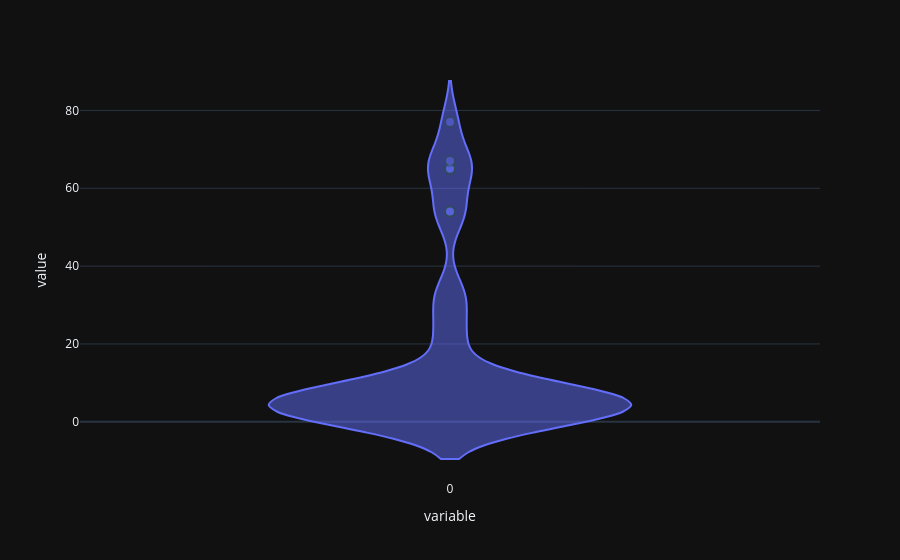

Here is the notebook cell this chart was saved with:
### Code cell
fig=px.violin(var_list1,template="plotly_dark")
fig.update_traces(marker=dict(size=10, line=dict(width=2, color='DarkSlateGrey'),opacity=0.5))

### Figure 1 — Plotly figure (JSON) as saved in the notebook; plotly's stock layout.template omitted (floating-point values rounded to 4 significant figures)
{"data": [{"alignmentgroup": "True", "box": {"visible": false}, "hovertemplate": "variable=%{x}<br>value=%{y}<extra></extra>", "legendgroup": "", "marker": {"color": "#636efa", "line": {"color": "DarkSlateGrey", "width": 2}, "opacity": 0.5, "size": 10}, "name": "", "offsetgroup": "", "orientation": "v", "scalegroup": "True", "showlegend": false, "type": "violin", "x": ["0", "0", "0", "0", "0", "0", "0", "0", "0", "0", "0", "0", "0", "0", "0", "0", "0", "0", "0", "0", "0", "0", "0", "0", "0", "0", "0", "0", "0", "0", "0", "0", "0", "0", "0", "0", "0", "0", "0"], "x0": " ", "xaxis": "x", "y": [2, 3, 1, 4, 3, 9, 3, 1, 5, 7, 5, 1, 4, 54, 65, 77, 23, 32, 32, 4, 4, 5, 65, 6, 6, 20, 3, 4, 4, 5, 7, 8, 9, 1, 3, 4, 54, 67, 8], "y0": " ", "yaxis": "y"}], "layout": {"legend": {"tracegroupgap": 0}, "margin": {"t": 60}, "violinmode": "group", "xaxis": {"anchor": "y", "domain": [0, 1], "title": {"text": "variable"}}, "yaxis": {"anchor": "x", "domain": [0, 1], "title": {"text": "value"}}}}
